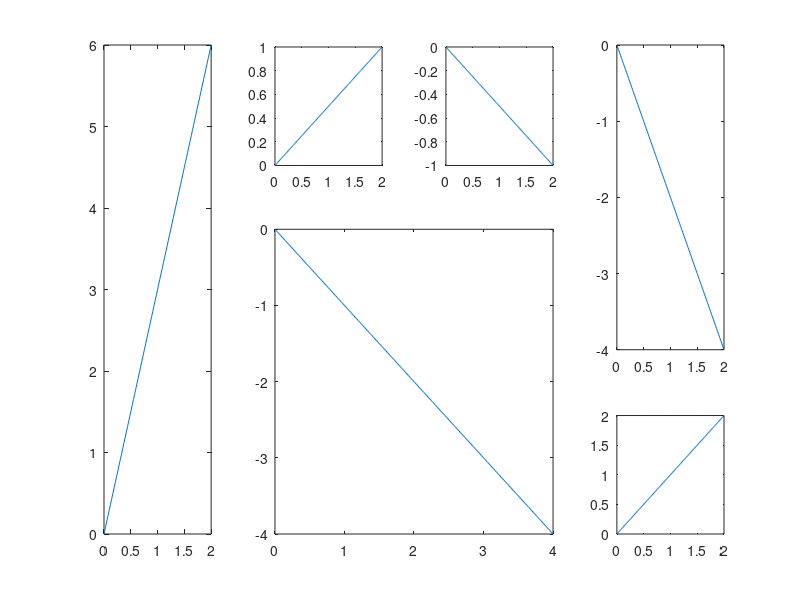

This figure's MATLAB source:
function f10

x=0:0.01:2;
y=3*x;

subplot(3,4,[1 5 9])
plot(x,y)

y=(1/2)*x;
subplot(3,4,2)
plot(x,y)

y=-(1/2)*x;
subplot(3,4,3)
plot(x,y)

y=-2*x;
subplot(3,4,[4 8])
plot(x,y)

y=x;
subplot(3,4,12)
plot(x,y)

x=0:0.01:4;
y=-x;
subplot(3,4,[6 7 10 11])
plot(x,y)




